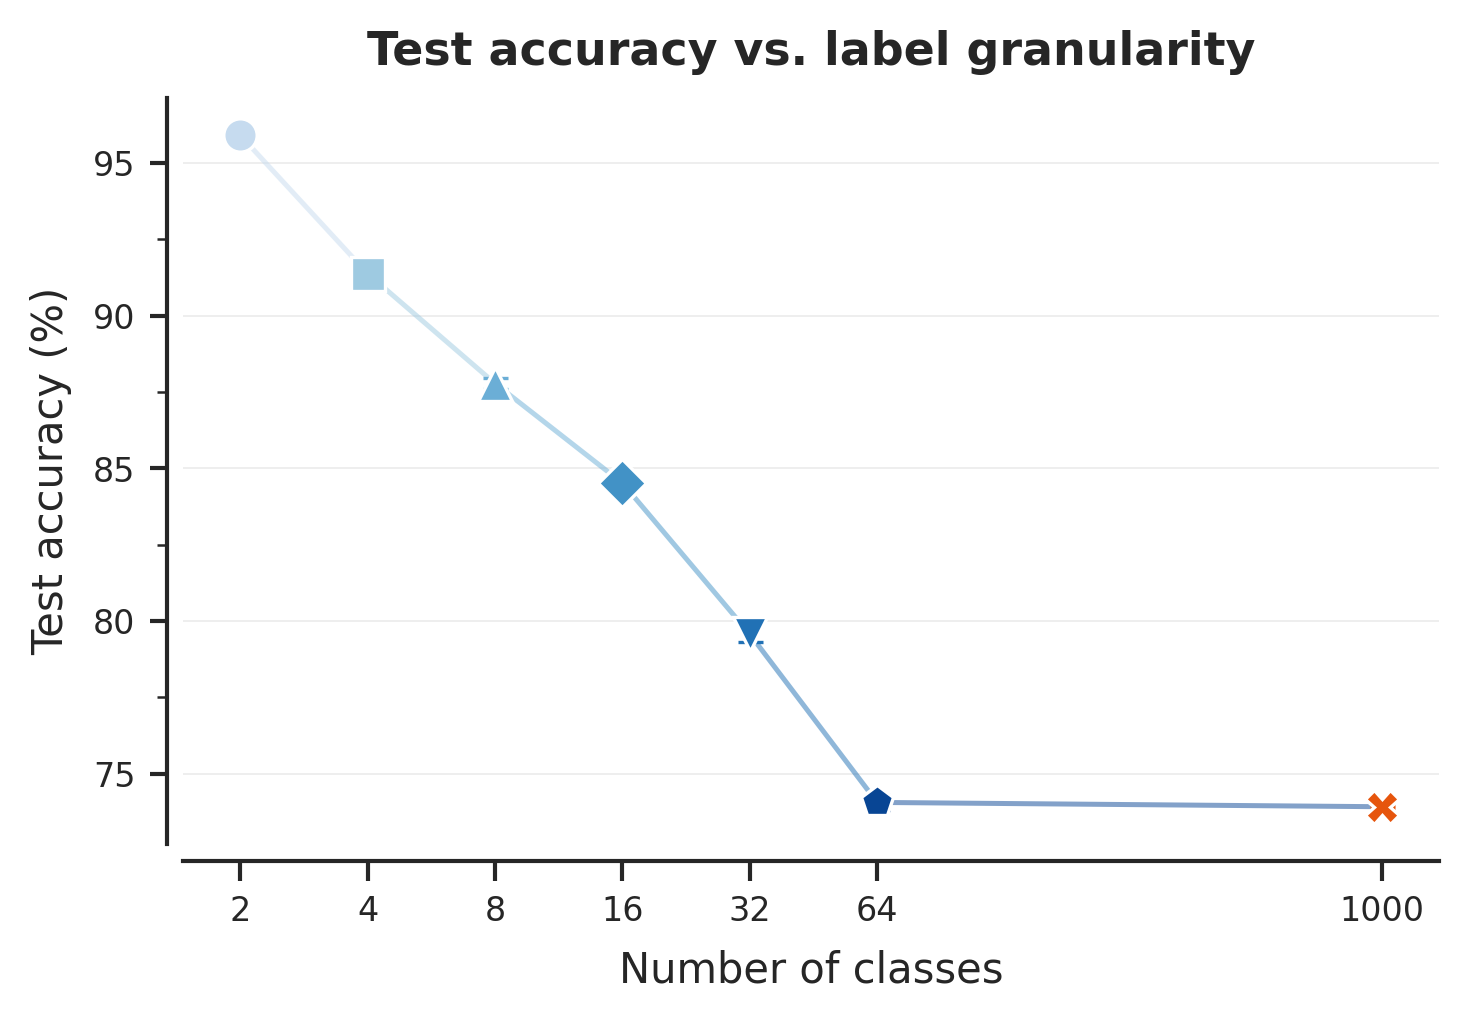

Source code (Python):
"""
Supplementary Figure S1: Training Summary — Test accuracy vs number of classes.

Single panel: x-axis = number of classes (log scale), y-axis = final test accuracy
at epoch 20. Mean +/- SEM across 3 seeds. Connected line plot with markers.

Usage (from project root):
    python manuscript/figures/supplementary/supp_s1_training_summary.py
"""

import os
import sys
import numpy as np
import pandas as pd
import matplotlib.pyplot as plt

sys.path.insert(0, ".")
from manuscript.figures.fig_utils import setup_style, GRAN_COLORS, GRAN_MARKERS, COARSE_CFGS

setup_style()

# ── Configuration ─────────────────────────────────────────────────────
GRAN_CFGS = COARSE_CFGS + [1000]
SEED_LETTERS = ["a", "b", "c"]
FINAL_EPOCH = 20

OUTPUT_DIR = os.path.dirname(os.path.abspath(__file__))
OUTPUT_PATH = os.path.join(OUTPUT_DIR, "supp_s1_training_summary.png")


def get_csv_path(cfg_id, seed_letter):
    if cfg_id == 1000:
        return f"/data/ymehta3/default/cfg1000{seed_letter}/training_metrics.csv"
    return f"/data/ymehta3/alexnet_pca/cfg{cfg_id}{seed_letter}/training_metrics.csv"


def load_final_accuracy(cfg_id, seed_letter):
    """Load final epoch test accuracy from training_metrics.csv."""
    path = get_csv_path(cfg_id, seed_letter)
    if not os.path.exists(path):
        print(f"  WARNING: missing {path}")
        return np.nan
    df = pd.read_csv(path)
    row = df[df["epoch"] == FINAL_EPOCH]
    if row.empty:
        print(f"  WARNING: no epoch {FINAL_EPOCH} in {path}")
        return np.nan
    return row.iloc[0]["test_acc"]


def main():
    # Collect data
    data = {}  # cfg_id -> list of accuracies
    for cfg_id in GRAN_CFGS:
        accs = []
        for sl in SEED_LETTERS:
            acc = load_final_accuracy(cfg_id, sl)
            accs.append(acc)
        data[cfg_id] = np.array(accs)
        valid = [a for a in accs if not np.isnan(a)]
        mean = np.nanmean(accs)
        print(f"  {cfg_id:>4}-way: {mean:.2f}% ({len(valid)}/3 seeds)")

    # Plot
    fig, ax = plt.subplots(1, 1, figsize=(5, 3.5))

    x_vals = []
    y_means = []
    y_sems = []
    colors = []
    markers = []

    for cfg_id in GRAN_CFGS:
        accs = data[cfg_id]
        valid = accs[~np.isnan(accs)]
        if len(valid) == 0:
            continue
        x_vals.append(cfg_id)
        y_means.append(np.mean(valid))
        y_sems.append(np.std(valid) / np.sqrt(len(valid)) if len(valid) > 1 else 0)
        colors.append(GRAN_COLORS[cfg_id])
        markers.append(GRAN_MARKERS[cfg_id])

    x_vals = np.array(x_vals)
    y_means = np.array(y_means)
    y_sems = np.array(y_sems)

    # Connecting line segments colored by marker colors
    for i in range(len(x_vals) - 1):
        ax.plot(x_vals[i:i+2], y_means[i:i+2], color=colors[i],
                linewidth=1.2, zorder=1, alpha=0.5)

    # Error bars + markers
    for i, cfg_id in enumerate(x_vals):
        ax.errorbar(
            cfg_id, y_means[i], yerr=y_sems[i],
            fmt=markers[i], color=colors[i], markersize=8,
            markeredgecolor="white", markeredgewidth=0.8,
            ecolor=colors[i], elinewidth=1.2, capsize=3, capthick=1.0,
            zorder=3, label=f"{int(cfg_id)}-way",
        )

    ax.set_xscale("log", base=2)
    from matplotlib.ticker import FixedLocator, FuncFormatter, NullLocator
    ax.xaxis.set_major_locator(FixedLocator(GRAN_CFGS))
    ax.xaxis.set_major_formatter(FuncFormatter(
        lambda val, pos: str(int(val)) if int(round(val)) in set(GRAN_CFGS) else ""))
    ax.xaxis.set_minor_locator(NullLocator())

    ax.set_xlabel("Number of classes", fontsize=10, labelpad=5)
    ax.set_ylabel("Test accuracy (%)", fontsize=10, labelpad=5)
    ax.set_title("Test accuracy vs. label granularity", fontsize=11,
                 fontweight="semibold", pad=8)

    # Grid
    ax.yaxis.grid(True, which="major", color="#EBEBEB", linewidth=0.4, zorder=0)
    from matplotlib.ticker import AutoMinorLocator
    ax.yaxis.set_minor_locator(AutoMinorLocator(2))
    ax.tick_params(axis="y", which="major", direction="out", length=4, width=1.0)
    ax.tick_params(axis="y", which="minor", direction="out", length=2.5, width=0.6)

    import seaborn as sns
    sns.despine(ax=ax, right=True, top=True, offset=4)

    plt.tight_layout()
    os.makedirs(OUTPUT_DIR, exist_ok=True)
    plt.savefig(OUTPUT_PATH, dpi=300, bbox_inches="tight",
                facecolor="white", edgecolor="none")
    plt.close()
    print(f"\nSaved: {OUTPUT_PATH}")


if __name__ == "__main__":
    main()
